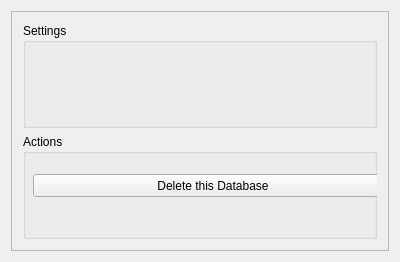
<?xml version="1.0" encoding="UTF-8"?>
<ui version="4.0">
 <class>TableSettingsTab</class>
 <widget class="QWidget" name="TableSettingsTab">
  <property name="geometry">
   <rect>
    <x>0</x>
    <y>0</y>
    <width>400</width>
    <height>262</height>
   </rect>
  </property>
  <property name="windowTitle">
   <string>TableSettingsTab</string>
  </property>
  <layout class="QGridLayout" name="gridLayout">
   <item row="0" column="0">
    <widget class="QScrollArea" name="scrollArea">
     <property name="widgetResizable">
      <bool>true</bool>
     </property>
     <widget class="QWidget" name="scrollAreaWidgetContents">
      <property name="geometry">
       <rect>
        <x>0</x>
        <y>0</y>
        <width>380</width>
        <height>242</height>
       </rect>
      </property>
      <layout class="QVBoxLayout" name="verticalLayout_2">
       <item>
        <layout class="QVBoxLayout" name="verticalLayout">
         <item>
          <widget class="QGroupBox" name="groupBox">
           <property name="title">
            <string>Settings</string>
           </property>
          </widget>
         </item>
         <item>
          <widget class="QGroupBox" name="groupBox_2">
           <property name="title">
            <string>Actions</string>
           </property>
           <widget class="QPushButton" name="button_Delete">
            <property name="geometry">
             <rect>
              <x>10</x>
              <y>40</y>
              <width>360</width>
              <height>23</height>
             </rect>
            </property>
            <property name="text">
             <string>Delete this Database</string>
            </property>
           </widget>
          </widget>
         </item>
        </layout>
       </item>
      </layout>
     </widget>
    </widget>
   </item>
  </layout>
 </widget>
 <layoutdefault spacing="6" margin="11"/>
 <resources/>
 <connections/>
</ui>
